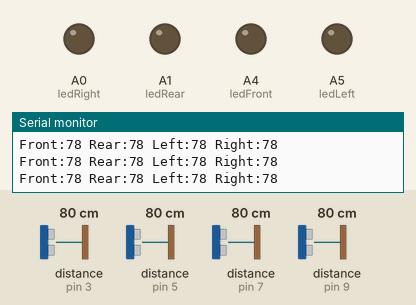
Simulated run of this sketch. Board: Arduino Uno, built with avr-gcc and run on an emulated ATmega328P. Parts: output pins drawn as LEDs (lit = HIGH), the last lines printed to the serial monitor. Wiring (inferred from the names in the program): 4 × ultrasonic range finder: trigger pin 2, echo pin 3 / trigger pin 4, echo pin 5 / trigger pin 6, echo pin 7 / trigger pin 8, echo pin 9. The inputs (shaded band) are chosen by the test bench; at power-on: distance to the obstacle (sensors on pin 3, pin 5, pin 7, pin 9) 80 cm. The echo pulse lasts 58.3 µs per cm; pins used as bus, display or sensor lines are not drawn.

Above: at 1.2 s.
1.3 s: distance to the obstacle (sensor on pin 3) set to 45 cm
2.8 s: distance to the obstacle (sensor on pin 3) set to 36 cm
At 4.0 s:
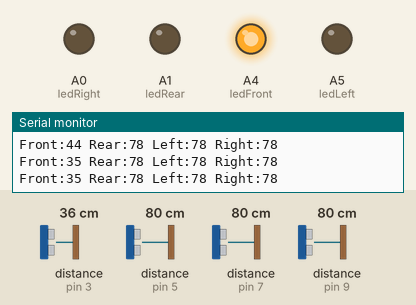
4.7 s: distance to the obstacle (sensor on pin 5) set to 44 cm
6.2 s: distance to the obstacle (sensor on pin 5) set to 37 cm
At 7.6 s:
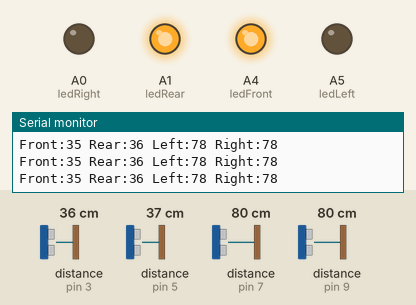
7.9 s: distance to the obstacle (sensor on pin 7) set to 44 cm
9.4 s: distance to the obstacle (sensor on pin 7) set to 37 cm
At 10.8 s:
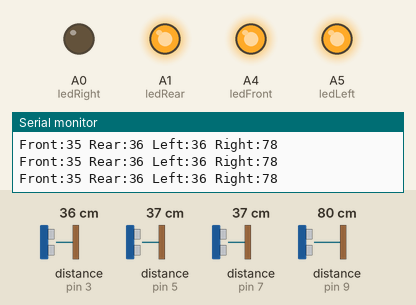
Timing chart, 0 to 12.1 s (numbered marks = the images above; inputs shaded):
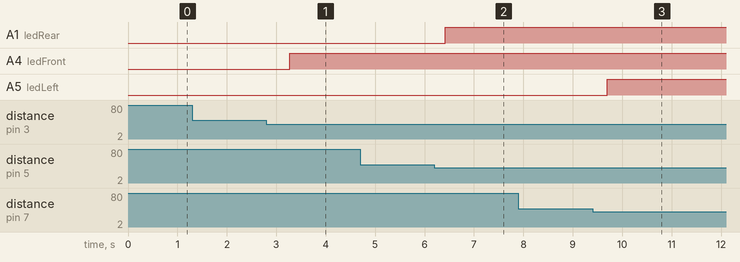

The sketch:

BLIND_spot_detector.ino
```cpp
// =====================================================
// SMART TRUCK SYSTEM
// 4 Ultrasonic Sensors + 4 LEDs + Bluetooth Alerts
// Stable Version
// =====================================================

#include <SoftwareSerial.h>

// =====================================================
// BLUETOOTH PINS
// A2 = RX
// A3 = TX
// =====================================================

SoftwareSerial BT(A2, A3);

// =====================================================
// SENSOR PINS
// =====================================================

// FRONT SENSOR
#define trigF 2
#define echoF 3

// REAR SENSOR
#define trigR 4
#define echoR 5

// LEFT SENSOR
#define trigL 6
#define echoL 7

// RIGHT SENSOR
#define trigRt 8
#define echoRt 9

// =====================================================
// LED PINS
// =====================================================

#define ledFront A4
#define ledLeft  A5
#define ledRight A0
#define ledRear  A1

// =====================================================
// SAFE DISTANCE FUNCTION
// =====================================================

long getDistance(int trig, int echo) {

  // Clear Trigger
  digitalWrite(trig, LOW);
  delayMicroseconds(2);

  // Send Trigger Pulse
  digitalWrite(trig, HIGH);
  delayMicroseconds(10);
  digitalWrite(trig, LOW);

  // Read Echo with shorter timeout
  long duration = pulseIn(echo, HIGH, 10000);

  // No Echo Received
  if(duration <= 0)
    return 400;

  // Convert to Distance
  long distance = duration * 0.034 / 2;

  // Ignore fake tiny readings
  if(distance < 2)
    return 400;

  return distance;
}

// =====================================================
// SETUP
// =====================================================

void setup() {

  // Serial Monitor
  Serial.begin(9600);

  // Bluetooth
  BT.begin(9600);

  // FRONT SENSOR
  pinMode(trigF, OUTPUT);
  pinMode(echoF, INPUT);

  // REAR SENSOR
  pinMode(trigR, OUTPUT);
  pinMode(echoR, INPUT);

  // LEFT SENSOR
  pinMode(trigL, OUTPUT);
  pinMode(echoL, INPUT);

  // RIGHT SENSOR
  pinMode(trigRt, OUTPUT);
  pinMode(echoRt, INPUT);

  // LED PINS
  pinMode(ledFront, OUTPUT);
  pinMode(ledLeft, OUTPUT);
  pinMode(ledRight, OUTPUT);
  pinMode(ledRear, OUTPUT);

  Serial.println("SMART TRUCK SYSTEM STARTED");

  BT.println("SMART TRUCK SYSTEM CONNECTED");
}

// =====================================================
// LOOP
// =====================================================

void loop() {

  // =====================================================
  // READ SENSOR VALUES
  // =====================================================

  long dF = getDistance(trigF, echoF);
  delay(60);

  long dR = getDistance(trigR, echoR);
  delay(60);

  long dL = getDistance(trigL, echoL);
  delay(60);

  long dRt = getDistance(trigRt, echoRt);
  delay(60);

  // =====================================================
  // LED CONTROL
  // =====================================================

  digitalWrite(ledFront, dF < 40 ? HIGH : LOW);

  digitalWrite(ledRear, dR < 40 ? HIGH : LOW);

  digitalWrite(ledLeft, dL < 40 ? HIGH : LOW);

  digitalWrite(ledRight, dRt < 40 ? HIGH : LOW);

  // =====================================================
  // SERIAL MONITOR OUTPUT
  // =====================================================

  Serial.print("Front:");
  Serial.print(dF);

  Serial.print(" Rear:");
  Serial.print(dR);

  Serial.print(" Left:");
  Serial.print(dL);

  Serial.print(" Right:");
  Serial.println(dRt);

  // =====================================================
  // BLUETOOTH DISTANCE OUTPUT
  // =====================================================

  BT.print("Front:");
  BT.print(dF);

  BT.print(" Rear:");
  BT.print(dR);

  BT.print(" Left:");
  BT.print(dL);

  BT.print(" Right:");
  BT.println(dRt);

  // =====================================================
  // BLUETOOTH ALERTS
  // =====================================================

  if(dF < 40) {
    BT.println("ALERT: FRONT OBSTACLE");
  }

  if(dR < 40) {
    BT.println("ALERT: REAR OBSTACLE");
  }

  if(dL < 40) {
    BT.println("ALERT: LEFT OBSTACLE");
  }

  if(dRt < 40) {
    BT.println("ALERT: RIGHT OBSTACLE");
  }

  BT.println("--------------------------");

  delay(100);
}
```

Measured:
- the behaviour switches between 41 and 40 cm on distance to the obstacle (sensor on pin 3) (found by bisection; images 0 and 1)
- the behaviour switches between 41 and 40 cm on distance to the obstacle (sensor on pin 5) (found by bisection; images 1 and 2)
- the behaviour switches between 41 and 40 cm on distance to the obstacle (sensor on pin 7) (found by bisection; images 2 and 3)
- after the input at 2.8 s, A4 (ledFront): LOW → HIGH after 0.48 s
- after the input at 6.2 s, A1 (ledRear): LOW → HIGH after 0.22 s
- after the input at 9.4 s, A5 (ledLeft): LOW → HIGH after 0.30 s
